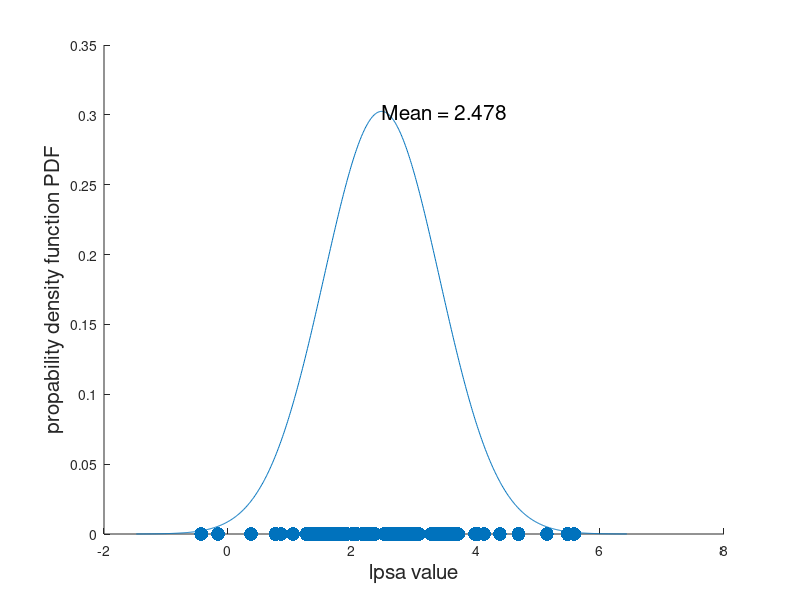
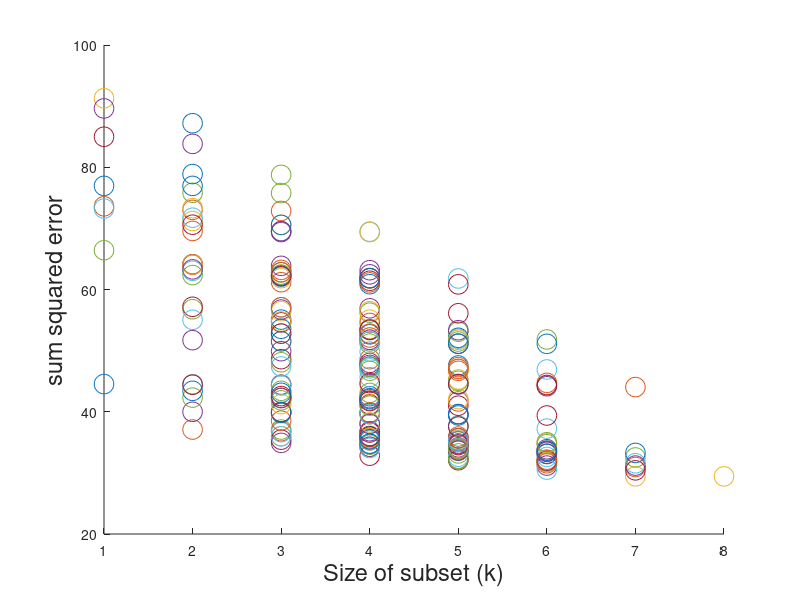
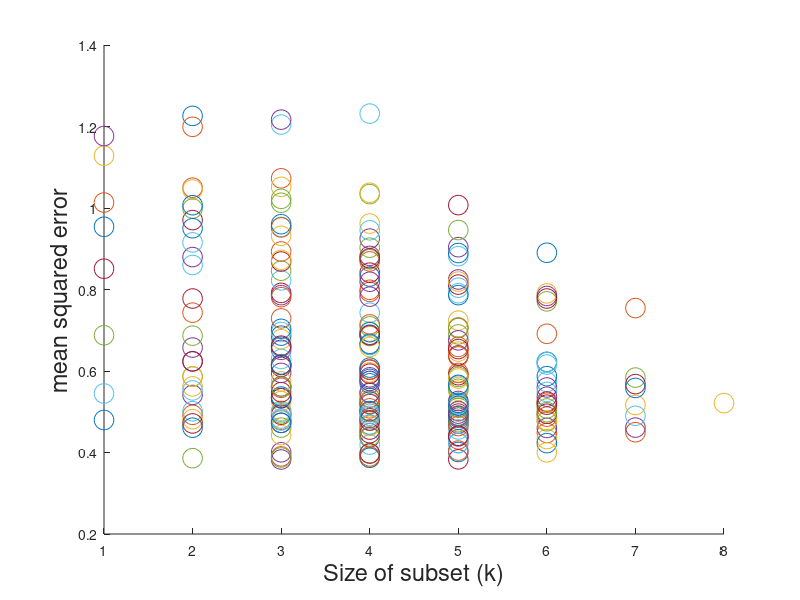
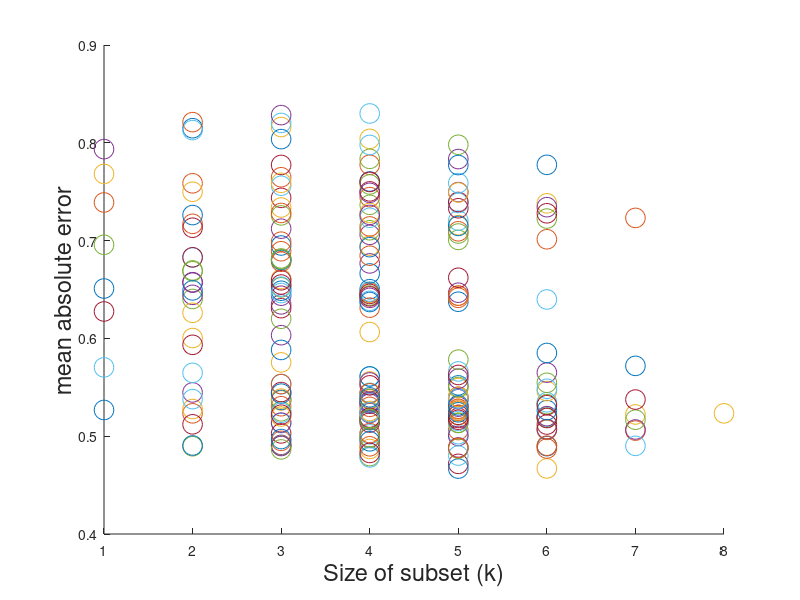

These figures' MATLAB source, in order:
% Parameter: lcavol lweight age lbph svi lcp gleason pgg45 lpsa train (F/T)

function linreg
  % =======
  % TASK 1
  % =======

  tra = dlmread('prostate-tra.mat', ' ');
  tes = dlmread('prostate-tes.mat', ' ');

  % Convenience
  traIn = tra(:,1:end-1); 
  tesIn = tes(:,1:end-1);
  traOut = tra(:, end);
  tesOut = tes(:, end);

  % Plot distribution of lpsa
  plotOutputDistribution(traOut, tesOut);

  % Add 1 dimension for offset/bias
  traIn = [ones(size(tra, 1),1) traIn];
  tesIn = [ones(size(tes, 1),1) tesIn];
 
  % 1) Compute weights minimizing the squared error
  weights = getWeightsLeastSquares(traIn, traOut);
  
  % 2) Compute squared error
  sumErrorTra = sumSqError(weights, traIn, traOut);
  sumErrorTes = sumSqError(weights, tesIn, tesOut);
  % Nice to have:
  meanErrorTra = meanSqError(weights, traIn, traOut);
  meanErrorTes = meanSqError(weights, tesIn, tesOut);
  mAbsDevTra = meanAbsDev(weights, traIn, traOut);
  mAbsDevTes = meanAbsDev(weights, tesIn, tesOut);

  %Write result to file
  fid = fopen('task1-results.txt','w');
  fprintf(fid, 'Fitting was always done based on Training data\n');
  fprintf(fid, 'Error-rate was determined for both, Training and Test data\n\n');
  fprintf(fid, 'Sum Squared Error (Training): %.3f\n', sumErrorTra);
  fprintf(fid, 'Sum Squared Error (Test): %.3f\n\n', sumErrorTes);
  fprintf(fid, 'Mean Squared Error (Training): %.3f\n', meanErrorTra);
  fprintf(fid, 'Mean Squared Error (Test): %.3f\n\n', meanErrorTes);
  fprintf(fid, 'Mean absolute Deviation (Training): %.3f\n', mAbsDevTra);
  fprintf(fid, 'Mean absolute Deviation (Test): %.3f\n', mAbsDevTes);
  fclose(fid);

  % =======
  % TASK 2
  % =======
  h1 = figure('Name','Sum Squared Errors for subsets (Training)','NumberTitle','off');
  xlabel('Size of subset (k)', 'FontSize', 17);
  ylabel('sum squared error', 'FontSize', 17);
  hold on;
  h2 = figure('Name','Mean squared Errors for subsets (Training)','NumberTitle','off');
  xlabel('Size of subset (k)', 'FontSize', 17);
  ylabel('mean squared error', 'FontSize', 17);
  hold on;
  h3 = figure('Name','Mean absolute Errors for subsets (Training)');
  xlabel('Size of subset (k)', 'FontSize', 17);
  ylabel('mean absolute error', 'FontSize', 17);
  hold on;
  h4 = figure('Name','Sum Squared Errors for subsets (Test)');
  xlabel('Size of subset (k)', 'FontSize', 17);
  ylabel('sum squared error', 'FontSize', 17);
  hold on;
  
  fid = fopen('task2-results.txt','w');
  for k=1:8
    comb = nchoosek(1:8,k);
    results = zeros(size(comb,1), 1);
    listweights = zeros(size(comb,1), k+1);
    for l=1:size(comb,1)
      % Reduce to current parameters
      samplesTra = tra(:,comb(l,:));
      samplesTes = tes(:,comb(l,:));
      samplesTra = [ones(size(samplesTra, 1),1) samplesTra];
      samplesTes = [ones(size(samplesTes, 1),1) samplesTes];
      % apply lin. reg.
      weights = getWeightsLeastSquares(samplesTra, traOut);
      % compute error-measures
      sumErrorTes = sumSqError(weights, samplesTes, tesOut);
      sumErrorTra = sumSqError(weights, samplesTra, traOut);
      meanErrorTes = meanSqError(weights, samplesTes, tesOut);
      meanAbsErrorTes = meanAbsDev(weights, samplesTes, tesOut);
      figure(h1);
      scatter(k, sumErrorTra, 200, 'g+');
      figure(h2);
      scatter(k, meanErrorTes, 200, 'g+');
      figure(h3);
      scatter(k, meanAbsErrorTes, 200, 'g+');
      figure(h4);
      scatter(k, sumErrorTes, 200, 'g+');

      % Store combination and error rate in cell array to sort
      results(l, 1) = sumErrorTes;
      listweights(l, :) = weights;
    end
    printResults(results, comb, listweights, fid);
  end
  fclose(fid);

  print(h1,'-dpng','task2-sum-sq-errors.png');
  print(h2,'-dpng','task2-mean-sq-errors.png');
  print(h3,'-dpng','task2-mean-abs-errors.png');
  print(h4,'-dpng','task2-sum-sq-errors-tes.png');

  % =======
  % ADDON 1
  % Plot lin. regression for single features
  % =======
  for i=1:8
    plotRegressionForFeature(tra, i);
  end
  
end

% Least Squares Fitting based on samples and output column vector
function w = getWeightsLeastSquares(samples, y)
  % Compute pseudo-inverse matrix
  pseudo = getPseudoInverse(samples);
  w = pseudo * y;
end

% Get pseudo-inverse matrix, needed for least squares fitting
function p = getPseudoInverse(X)
  % very likely that inverse exists if we have many samples
  p = inv(X' * X) * X';
end

% Predicts value for input based on weights
% input = list of row vectors
% weights = column-vector
function r = predict(weights, samples)
  r = samples * weights;
end

% Return Sum of squared errors
function e = sumSqError(weights, samples, y)
  deviation = y - predict(weights, samples);
  e = deviation' * deviation;
end

% Get Mean Squared Error MSE
function e = meanSqError(weights, samples, y)
  e = sumSqError(weights, samples, y) / size(samples,1);
end

% Mean absolute deviations/errors (MAD, LAE)
% Though we did not use least absolute deviations method...
function e = meanAbsDev(weights, samples, y)
  e = sum(abs(y - predict(weights, samples))) ...
   / size(samples,1);
end

% Print results of subset task
function printResults(results, combs, weights, fid)
  % sort by error rate
  k = size(combs,2);
  [results, I] = sortrows(results);
  combs = combs(I,:);
  weights = weights(I,:);

  fprintf(fid, '\nk=%d\n', k);
  for i=1:size(results,1)
    fprintf(fid,'%s\t%.3f\t%s\n', ...
      mat2str(combs(i,:),0), ...
      results(i,1), ...
      mat2str(weights(i,:),3));
  end
end

% Plot correlation of one feature with output.
function plotRegressionForFeature(tra, feature)
  X = [ones(size(tra, 1),1) tra(:,feature)];
  weights = getWeightsLeastSquares(X, tra(:, end));
  Y = predict(weights, X);
  h10 = figure();
  hold on;
  xlabel('input x (value of feature)', 'FontSize', 17);
  ylabel('output (predicted vs real value)', 'FontSize', 17);
  scatter(X(:,2), tra(:,end), 'bo', 'filled', 'Displayname', 'Real lpsa');
  scatter(X(:,2), Y, 300, 'r*', 'Displayname', 'Predicted lpsa');
  title(['Feature ' mat2str(feature)], 'FontSize', 30);
  print(h10,'-dpng',['task2-feature' mat2str(feature) '.png']);
end

function plotOutputDistribution(traOut, tesOut)
  h = figure();
  hold on;
  xlabel('lpsa value', 'FontSize', 15);
  ylabel('propability density function PDF', 'FontSize', 15);

  % Just look at both, train and test:
  out = [traOut ; tesOut];

  %Plot values
  scatter(out, zeros(size(out,1),1), 100, 'bo', 'filled');

  %plot probability density function
  mu = getMean(out)
  sigma = getCovar(out, mu);
  ix = mu-3*sigma:0.01:mu+3*sigma;
  iy = gaussDensity(mu, sigma, ix')';
  plot(ix,iy);
  text(mu, gaussDensity(mu, sigma, mu) ,['Mean = ' mat2str(mu,4)], 'FontSize', 15);

  print(h,'-dpng',['output-distribution-tes.png']);
end

% compute prob. density for normal distribution
function p = gaussDensity(mu, sigma, data)
  normalize = 1 / (sqrt(2*pi) * sigma);
  p = zeros(size(data,1), 1);
  for i=1:size(data,1)
    p(i) = normalize * exp( -(data(i)-mu)^2 / (sigma^2) );
  end
end

% Computes mean based on matrix with observations
% Input: rows with training data for one class
% Output: Mean (row vector)
function m = getMean(data)
  m = 1/size(data,1) * sum(data);
end


% Compute Covariance matrix
function s = getCovar(samples, mu)
  % Normalize and compute covar
  samples = samples - (ones(size(samples,1),1) * mu);
  s = samples' * samples;
  s = s / size(samples,1);

  % make some noise;)
  s = s + (0.0001 * eye(size(s)));
end

